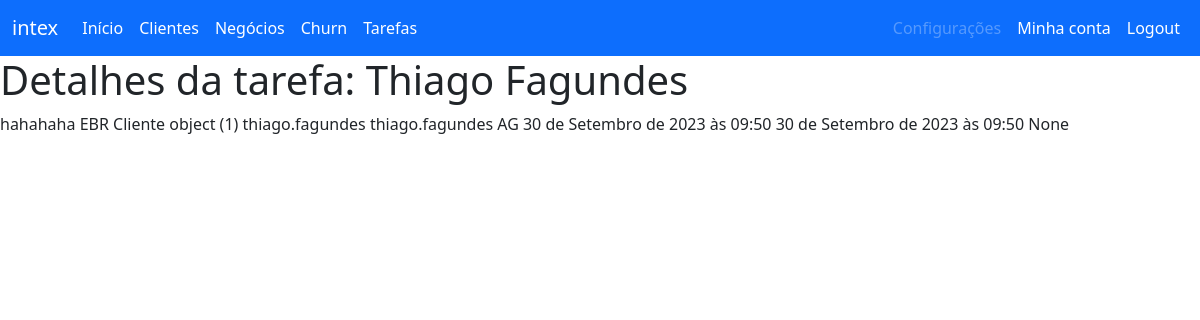
Page /tarefas/detalhes_tarefa/1 (signed in) on the committed database.
### tarefas/models.py (models this page shows, shortened)
class Tarefa(models.Model):
    TIPO_TAREFA = [
        ("QBR", "QBR"),
        ("EBR", "EBR"),
        ("K", "Kickoff"),
        ("R", "Reunião"),
        ("L", "Ligação"),
        ("V", "Visita"),
        ("W", "Whatsapp"),
        ("O", "Outros")
    ]
    STATUS_TAREFA = [
        ("AG", "Agendada"),
        ("AT", "Atrasada"),
        ("FN", "Finalizada"),
        ("NR", "Não realizada"),
    ]
    OBJETIVO_TAREFA = [
        ("R", "Retenção"),
        ("N", "Negócio"),
        ("S", "Satisfação"),
        ("P", "Reunião periódica"),
        ("E", "Problema ou emergência")
    ]
    nome = models.CharField(max_length=124)
    objetivo = models.CharField(max_length=356)
    tipo_tarefa = models.CharField(max_length=3, choices=TIPO_TAREFA)
    cliente = models.ForeignKey(Cliente, on_delete=models.CASCADE)
    criado_por = models.ForeignKey(User, on_delete=models.CASCADE, related_name='criado_por')
    atribuido_a = models.ForeignKey(User, on_delete=models.CASCADE, related_name='atribuido_a')
    status_tarefa = models.CharField(max_length=3, choices=STATUS_TAREFA)
    data_criacao = models.DateTimeField(auto_now_add=True)
    data_atualizacao = models.DateTimeField(auto_now=True)
    data_da_tarefa = models.DateTimeField(null=True, blank=True)

### gestaocarteira/models.py (models this page shows, shortened)
class Cliente(models.Model):
    CICLO_VIDA = [
        ("O", "Onboarding"),
        ("R", "Risco"),
        ("E", "Expansão"),
        ("P", "Promoção")
    ]
    nome = models.CharField(max_length=150)
    cidade = models.CharField(max_length=250)
    data_nascimento = models.DateField(null=True, blank=True)
    cpf_cnpj = models.CharField(max_length=20)
    identificador = models.CharField(max_length=150, blank=True, null=True)
    porte = models.CharField(max_length=30, blank=True, null=True)
    carteira = models.ForeignKey(Carteira, on_delete=models.SET_NULL, blank=True, null=True)
    ciclo_de_vida = models.CharField(max_length=1, choices=CICLO_VIDA)
    nota_NPS = models.FloatField(max_length=4)

### tarefas/views.py (the view)
# urls.py: path('detalhes_tarefa/<int:pk>', DetalhesTarefa.as_view(), name='detalhes_tarefa')
class DetalhesTarefa(DetailView):
    model = Tarefa
    template_name = 'tarefas/detalhes_tarefa.html'

### templates/tarefas/detalhes_tarefa.html (shortened to what this page needs)
{% extends 'base.html' %}
{% block main %}
{% if user.is_authenticated %}
<h1>Detalhes da tarefa: {{ tarefa.nome }}</h1>
    {{ tarefa.objetivo }}
    {{ tarefa.tipo_tarefa }}
    {{ tarefa.cliente }}
    {{ tarefa.criado_por }}
    {{ tarefa.atribuido_a }}
    {{ tarefa.status_tarefa }}
    {{ tarefa.data_criacao }}
    {{ tarefa.data_atualizacao }}
    {{ tarefa.data_da_tarefa }}
{% endif %}
{% endblock %}

### rows in the picture
Tarefa: nome "Thiago Fagundes", objetivo "hahahaha", tipo_tarefa "EBR", cliente "Cliente object (1)", criado_por "thiago.fagundes", atribuido_a "thiago.fagundes", status_tarefa "AG", data_criacao "30 de Setembro de 2023 às 09:50", data_atualizacao "30 de Setembro de 2023 às 09:50", data_da_tarefa "None"
